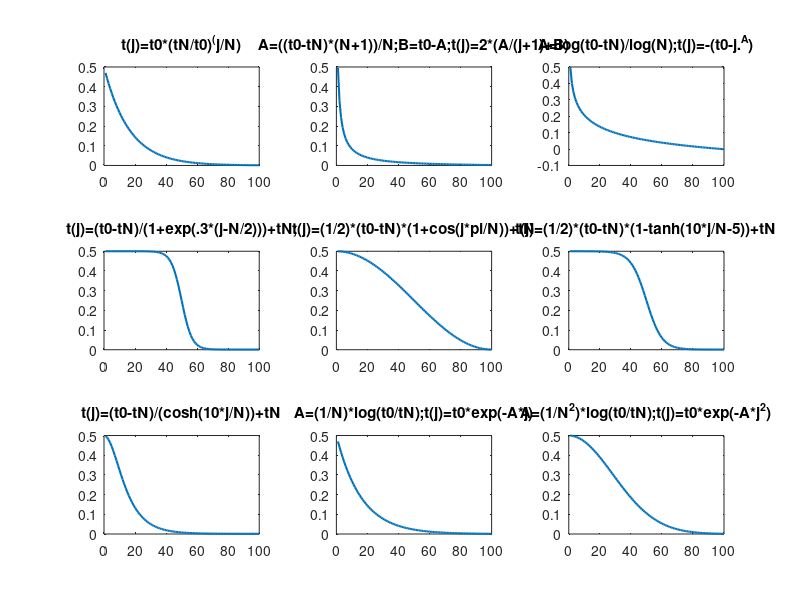

Source code (MATLAB):
%%%%%%%%%%%%%%%%%%%%%%%%%%/
% Annealing Schedules
%%%%%%%%%%%%%%%%%%%%%%%%%%/   
function returncool = Hahn_CoolingA()   
   
 
t0=0.5;

tN=0.001;

N=100;

j=1:N;

clf;
set(gcf,'color','w');


%%%%%%%%%%%%%%%%%%%%%%%%%%/   


	%t(j)=t0-j*(t0-tN)/N
	
	%subplot(3,3,1)
	
	%plot(t,'LineWidth',1.5)
	
%%%%%%%%%%%%%%%%%%%%%%%%%/   


	
	t(j)=t0*(tN/t0).^(j/N);
	
	subplot(3,3,1)
	
	plot(t,'LineWidth',1.5)
	title('t(j)=t0*(tN/t0)^(j/N)')

%%%%%%%%%%%%%%%%%%%%%%%%%%/   
	
	A=((t0-tN)*(N+1))/N;
	
	B=t0-A;

	t(j)=2*(A./(j+1)+B);
	
	subplot(3,3,2)
	
	plot(t,'LineWidth',1.5)
    title('A=((t0-tN)*(N+1))/N;B=t0-A;t(j)=2*(A/(j+1)+B)')


%%%%%%%%%%%%%%%%%%%%%%%%%%/   

	A=log(t0-tN)./log(N);

	t(j)=-(t0-j.^A);
	
	subplot(3,3,3)
	
	plot(t,'LineWidth',1.5)
	title('A=log(t0-tN)/log(N);t(j)=-(t0-j.^A)')
	
%%%%%%%%%%%%%%%%%%%%%%%%%%/   


	t(j)=(t0-tN)./(1+exp(.3*(j-N/2)))+tN;
	
	subplot(3,3,4)
	
	plot(t,'LineWidth',1.5)
    title('t(j)=(t0-tN)/(1+exp(.3*(j-N/2)))+tN;')

%%%%%%%%%%%%%%%%%%%%%%%%%%/   


	t(j)=(1/2)*(t0-tN)*(1+cos(j*pi/N))+tN;
	
	subplot(3,3,5)
	
	plot(t,'LineWidth',1.5)
    title('t(j)=(1/2)*(t0-tN)*(1+cos(j*pi/N))+tN')
	
	
%%%%%%%%%%%%%%%%%%%%%%%%%%/   


	t(j)=(1/2)*(t0-tN)*(1-tanh(10*j/N-5))+tN;
	
	subplot(3,3,6)
	
	plot(t,'LineWidth',1.5)
    title('t(j)=(1/2)*(t0-tN)*(1-tanh(10*j/N-5))+tN')
	
	
%%%%%%%%%%%%%%%%%%%%%%%%%%/   
	
	
	
	t(j)=(t0-tN)./(cosh(10*j/N))+tN;
	
	subplot(3,3,7)
	
	plot(t,'LineWidth',1.5)
    title('t(j)=(t0-tN)/(cosh(10*j/N))+tN')
	
	
%%%%%%%%%%%%%%%%%%%%%%%%%%/   

	A=(1/N)*log(t0/tN);

	t(j)=t0*exp(-A*j);
	
	subplot(3,3,8)
	
	plot(t,'LineWidth',1.5)
    title('A=(1/N)*log(t0/tN);t(j)=t0*exp(-A*j)')
	
	
%%%%%%%%%%%%%%%%%%%%%%%%%%/   

	A=(1/N^2)*log(t0/tN);

	t(j)=t0*exp(-A*j.^2);
	
	subplot(3,3,9)
	
	plot(t,'LineWidth',1.5)
    title('A=(1/N^2)*log(t0/tN);t(j)=t0*exp(-A*j^2)')
	
	
%%%%%%%%%%%%%%%%%%%%%%%%%%/   
	
	
end
	
	
	
	
	
	






	
	
	
	
	


